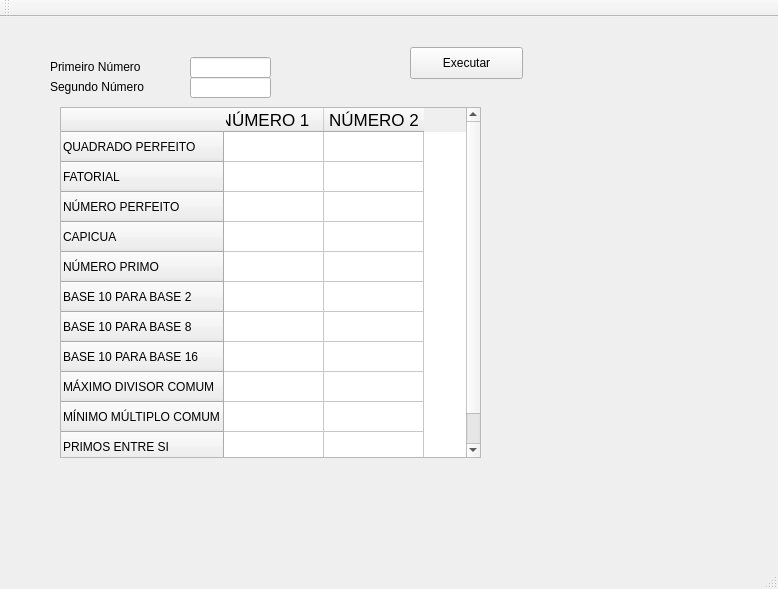
<?xml version="1.0" encoding="UTF-8"?>
<ui version="4.0">
 <class>MainWindow</class>
 <widget class="QMainWindow" name="MainWindow">
  <property name="geometry">
   <rect>
    <x>0</x>
    <y>0</y>
    <width>778</width>
    <height>589</height>
   </rect>
  </property>
  <property name="windowTitle">
   <string>MainWindow</string>
  </property>
  <widget class="QWidget" name="centralWidget">
   <widget class="QTableWidget" name="tableWidgetTabela">
    <property name="geometry">
     <rect>
      <x>60</x>
      <y>90</y>
      <width>421</width>
      <height>351</height>
     </rect>
    </property>
    <row>
     <property name="text">
      <string>QUADRADO PERFEITO</string>
     </property>
    </row>
    <row>
     <property name="text">
      <string>FATORIAL</string>
     </property>
    </row>
    <row>
     <property name="text">
      <string>NÚMERO PERFEITO</string>
     </property>
    </row>
    <row>
     <property name="text">
      <string>CAPICUA</string>
     </property>
    </row>
    <row>
     <property name="text">
      <string>NÚMERO PRIMO</string>
     </property>
    </row>
    <row>
     <property name="text">
      <string>BASE 10 PARA BASE 2</string>
     </property>
    </row>
    <row>
     <property name="text">
      <string>BASE 10 PARA BASE 8</string>
     </property>
    </row>
    <row>
     <property name="text">
      <string>BASE 10 PARA BASE 16</string>
     </property>
    </row>
    <row>
     <property name="text">
      <string>MÁXIMO DIVISOR COMUM</string>
     </property>
    </row>
    <row>
     <property name="text">
      <string>MÍNIMO MÚLTIPLO COMUM</string>
     </property>
    </row>
    <row>
     <property name="text">
      <string>PRIMOS ENTRE SI</string>
     </property>
    </row>
    <column>
     <property name="text">
      <string>NÚMERO 1    </string>
     </property>
     <property name="font">
      <font>
       <pointsize>13</pointsize>
      </font>
     </property>
     <property name="textAlignment">
      <set>AlignCenter</set>
     </property>
    </column>
    <column>
     <property name="text">
      <string>NÚMERO 2</string>
     </property>
     <property name="font">
      <font>
       <pointsize>13</pointsize>
      </font>
     </property>
     <property name="textAlignment">
      <set>AlignCenter</set>
     </property>
    </column>
   </widget>
   <widget class="QPushButton" name="pushButtonExecutar">
    <property name="geometry">
     <rect>
      <x>410</x>
      <y>30</y>
      <width>113</width>
      <height>32</height>
     </rect>
    </property>
    <property name="text">
     <string>Executar</string>
    </property>
   </widget>
   <widget class="QLineEdit" name="lineEditSegundoNumero">
    <property name="geometry">
     <rect>
      <x>190</x>
      <y>60</y>
      <width>81</width>
      <height>21</height>
     </rect>
    </property>
   </widget>
   <widget class="QLineEdit" name="lineEditPrimeiroNumero">
    <property name="geometry">
     <rect>
      <x>190</x>
      <y>40</y>
      <width>81</width>
      <height>21</height>
     </rect>
    </property>
   </widget>
   <widget class="QLabel" name="label">
    <property name="geometry">
     <rect>
      <x>50</x>
      <y>40</y>
      <width>131</width>
      <height>20</height>
     </rect>
    </property>
    <property name="text">
     <string>Primeiro Número</string>
    </property>
   </widget>
   <widget class="QLabel" name="label_2">
    <property name="geometry">
     <rect>
      <x>50</x>
      <y>60</y>
      <width>131</width>
      <height>20</height>
     </rect>
    </property>
    <property name="text">
     <string>Segundo Número</string>
    </property>
   </widget>
  </widget>
  <widget class="QMenuBar" name="menuBar">
   <property name="geometry">
    <rect>
     <x>0</x>
     <y>0</y>
     <width>778</width>
     <height>22</height>
    </rect>
   </property>
  </widget>
  <widget class="QToolBar" name="mainToolBar">
   <attribute name="toolBarArea">
    <enum>TopToolBarArea</enum>
   </attribute>
   <attribute name="toolBarBreak">
    <bool>false</bool>
   </attribute>
  </widget>
  <widget class="QStatusBar" name="statusBar"/>
 </widget>
 <layoutdefault spacing="6" margin="11"/>
 <resources/>
 <connections/>
</ui>
